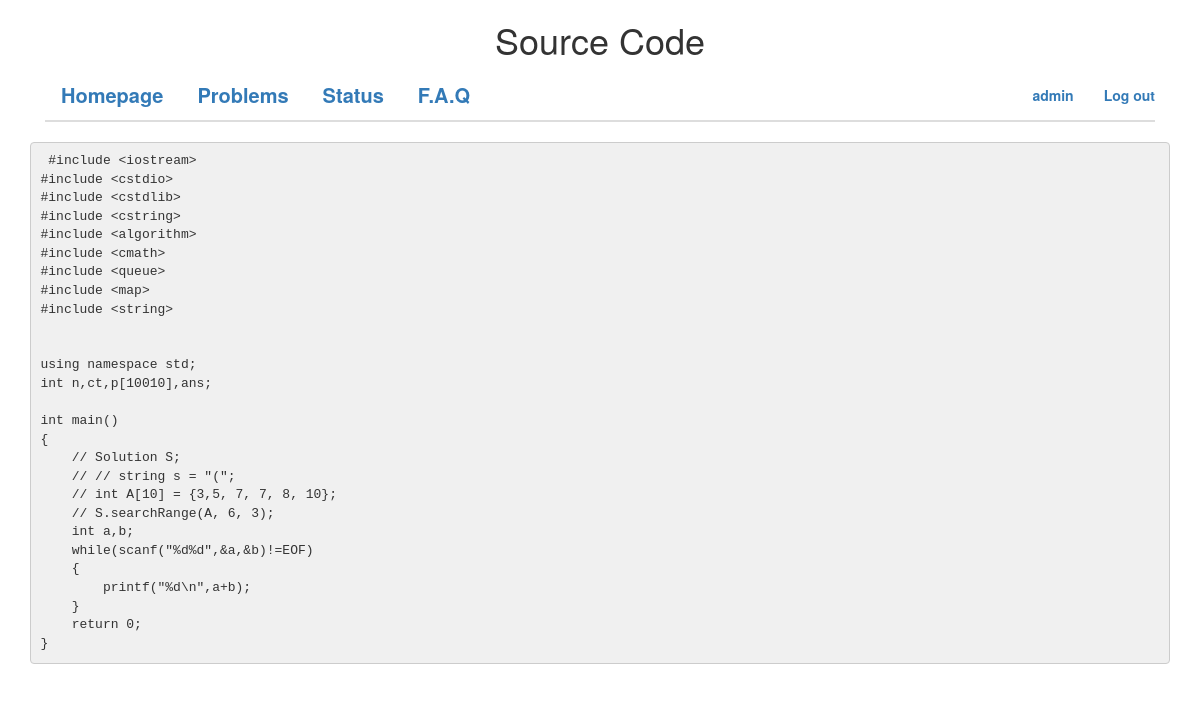
/viewcode/rid=1 (signed in), run on the app's committed database.
### App/models.py (models this page shows, shortened)
class User(db.Model):
    id = db.Column(db.Integer)
    userid = db.Column(db.String(20), primary_key = True, unique = True)
    nickname = db.Column(db.String(20))
    password = db.Column(db.String(20), index = True)
    role = db.Column(db.Boolean)
    email = db.Column(db.String(100), unique = True)
    accnt = db.Column(db.Integer, default = 0)
    submission = db.Column(db.Integer, default = 0)
    def is_authenticated(self):
        return True

class Submit(db.Model):
    runid = db.Column(db.Integer, primary_key = True, unique = True)
    userid = db.Column(db.String(20))
    pbid = db.Column(db.Integer)
    code = db.Column(db.Text)
    result = db.Column(db.String(20), default = 'Pending')
    memory = db.Column(db.Integer, default = None)
    jgtime = db.Column(db.Integer, default = None)
    language = db.Column(db.String(20))
    codelen = db.Column(db.Integer)
    time = db.Column(db.String(20))
    memory_used = db.Column(db.Integer, default = None)
    time_used = db.Column(db.Integer, default = None)
    CEmsg = db.Column(db.Text, default = None)

### App/view.py (the view)
@app.route('/viewcode/rid=<runid>')
def Viewcode(runid):
  submit = Submit.query.filter_by(runid = runid).first()
  return render_template('viewcode.html', submit = submit)

### App/view.py (called while the page is built)
@loginmng.user_loader
def load_user(userid):
    return User.query.get(userid)

@app.before_request
def before_request():
  g.user = current_user
  if g.user.is_authenticated():
    g.url = url_for('Profile', userid = g.user.userid)

### App/templates/viewcode.html
<!DOCTYPE html>
<html>
	<head>
	 	<link href = "../static/css/main.css" rel = "stylesheet">
	 	<link rel="stylesheet" href="../static/css/bootstrap.css">
	</head>
	<body>
		<center> <h1> Source Code </h1> </center>
		<div class="container">
		 	<div class="collapse navbar-collapse" >
			 	{% if g.user.is_authenticated() %}
					 <ul class="nav navbar-nav navbar-right">
						<li> <a href = {{ g.url }}> {{ g.user.userid }} </a> </li>
						<li> <a href = "/logout"> Log out </a> </li>
					</ul>
				{% else %}
					<ul class = "nav navbar-nav navbar-right">
						<li> <a href = "/login"> Login </a> </li>
						<li> <a href = "/sign_up"> Sign up </a> </li>
					</ul>
				{% endif %}
				<ul class = "nav nav-tabs">
					<ul class = "nav nav-tabs">
	                <li> <a href = "/"> Homepage </a> </li>
	                <li> <a href = "/problems/"> Problems </a> </li>
	                <li> <a href = "/status/"> Status </a> </li>
	                <li> <a href = "#"> F.A.Q </a> </li>
	            </ul>
			</div>
			<div id = "jumbotron">
				<pre>{{ submit.code }}</pre>
			</div>
		</div>
	</body>
</html>

### App/static/css/main.css (style rules this page uses)
.nav { font-weight: bold; }
.nav-tabs { font-size: 20px; }
#jumbotron { margin-top: 20px; }

### data on the page
User: user.userid "admin"
Submit: code "#include <iostream> #include <cstdio> #include <cstdlib> #include <cstring> #include <algorithm> #include <cmath> #include <queue> #include <map> #include <string> using namespace std; int n,ct,p[10010],ans; int main() { // Solution S; // // string s = \"(\"; // int A[10] = {3,5, 7, 7, 8, 10}; // S.searchRange(A, 6, 3); int a,b; while(scanf(\"%d%d\",&a,&b)!=EOF) { printf(\"%d\\n\",a+b); } return 0; }"
